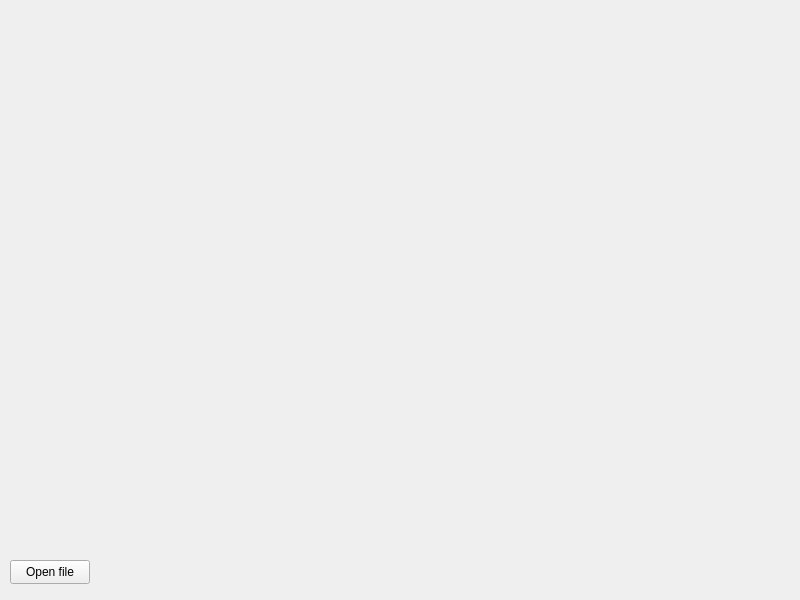
<?xml version="1.0" encoding="UTF-8"?>
<ui version="4.0">
 <class>MainWindow</class>
 <widget class="QMainWindow" name="MainWindow">
  <property name="geometry">
   <rect>
    <x>0</x>
    <y>0</y>
    <width>800</width>
    <height>600</height>
   </rect>
  </property>
  <property name="windowTitle">
   <string>MainWindow</string>
  </property>
  <widget class="QWidget" name="centralwidget">
   <widget class="QPushButton" name="pushButton">
    <property name="geometry">
     <rect>
      <x>10</x>
      <y>560</y>
      <width>80</width>
      <height>24</height>
     </rect>
    </property>
    <property name="text">
     <string>Open file</string>
    </property>
   </widget>
  </widget>
  <action name="actionOpen_file">
   <property name="text">
    <string>Open file</string>
   </property>
  </action>
 </widget>
 <resources/>
 <connections/>
</ui>
